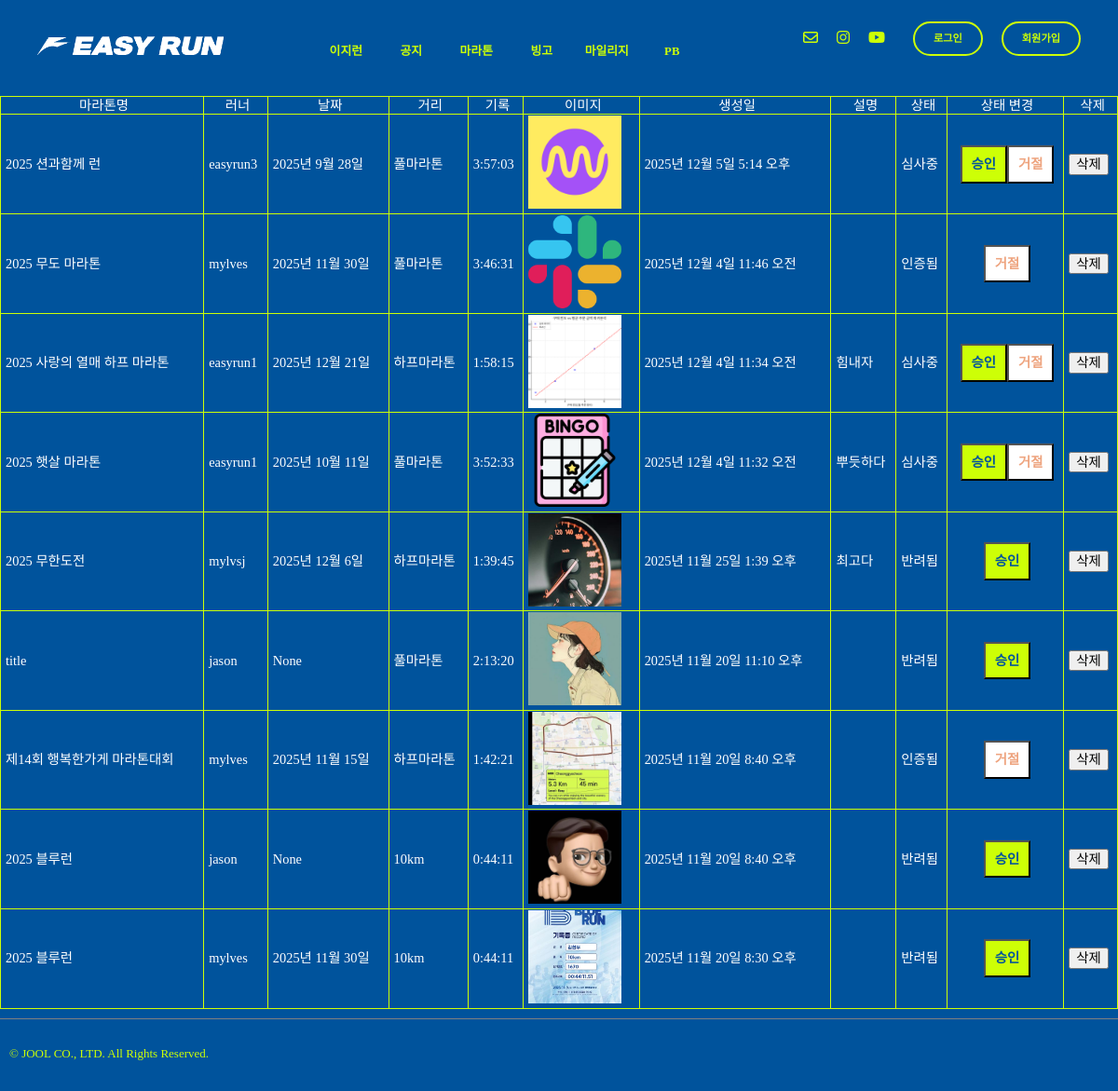
Screenshot of /runres/runPbCheck/ with the database file from the repository.
### record/models.py (models this page shows, shortened)
class PersonalRecord(models.Model):
    STATUS_CHOICES = [
        ('pending', '심사중'),
        ('verified', '인증됨'),
        ('rejected', '반려됨'),
    ]
    CATEGORY_CHOICES = [
        ('10K', '10km'),
        ('HM', '하프마라톤'),
        ('FM', '풀마라톤'),
    ]
    event_name = models.CharField(max_length=50)
    runner = models.ForeignKey(settings.AUTH_USER_MODEL,on_delete=models.CASCADE)
    category = models.CharField(max_length=5, choices=CATEGORY_CHOICES)
    date = models.DateField(blank=True, null=True)
    record = models.DurationField()  # 시간 기록
    status = models.CharField(
        max_length=10,
        choices=STATUS_CHOICES,
        default='pending'
    )
    evidence_url = ResizedImageField(size=[500,500], upload_to="record", blank=False)
    created_at = models.DateTimeField(auto_now_add=True)
    desc = models.TextField(blank=True)
    class Meta:
        constraints = [
            UniqueConstraint(fields=['runner', 'category'], name='unique_user_category')
        ]

### record/views.py (the view)
# urls.py: path('runPbCheck/', views.runPbCheck, name="runPbCheck"),
def runPbCheck(request):
    record = PersonalRecord.objects.order_by('-created_at')
    return render(request,"run_pb_check.html", {"record":record})

### templates/run_pb_check.html (shortened to what this page needs)
{% extends "base.html" %}
{% load static %}
{% block content %}
  <div class="space-h30"></div>
  <table class="record-check-table">
    <thead>
      <tr>
        <th>마라톤명</th>
        <th>러너</th>
        <th>날짜</th>
        <th>거리</th>
        <th>기록</th>
        <th>이미지</th>
        <th>생성일</th>
        <th>설명</th>
        <th>상태</th>
        <th>상태 변경</th>
        <th>삭제</th>
      </tr>
    </thead>
    {% for data in record %}
      <tbody>
        <tr>
          <td>{{ data.event_name }}</td>
          <td>{{ data.runner }}</td>
          <td>{{ data.date }}</td>
          <td>{{ data.get_category_display }}</td>
          <td>{{ data.record }}</td>
          <td>
            <a href="{{ data.evidence_url.url }}" target="_blank">
              <img src="/media/{{ data.evidence_url }}" alt="logo-top" height="100px" width="100px">
            </a>
          </td>
          <td>{{ data.created_at }}</td>
          <td>{{ data.desc }}</td>
          <td>{{ data.get_status_display }}</td>
          <td>
            {% if data.status == 'pending' %}
              <div class="flex-row-center">
                <form action="{% url 'runres:pbConfirm' data.id %}" method="post">
                  <button type="submit" class="yes-btn">승인</button>
                </form>
                <form action="{% url 'runres:pbReject' data.id %}" method="post">
                  <button type="submit" class="no-btn">거절</button>
                </form>
              </div>
            {% elif data.status == 'verified' %}
              <form action="{% url 'runres:pbReject' data.id %}" method="post">
                <div class="flex-row-center">
                  <button type="submit" class="no-btn">거절</button>
                </div>
              </form>
            {% else %}
              <form action="{% url 'runres:pbConfirm' data.id %}" method="post">
                <div class="flex-row-center">
                  <button type="submit" class="yes-btn">승인</button>
                </div>
              </form>
            {% endif %}
          </td>
          <td>
            <button onclick="openDeleteModal('{{ data.id }}')" class="btn-delete">
              삭제
            </button>
          </td>
        </tr>
      </tbody>
    {% endfor %}
  </table>
{% endblock content %}

### static/css/joolmag.css (style rules this page uses)
:root { --j-pink: #eea47f; --blue: #1e90ff; --white: #ffffff; --black: black; --jblue: #00539c; --jlightgreen: #cdff06; --kakaoyellow: #f7e600; --jdeepblue: #013563; }
* { font-family: "Escoredream"; font-weight: 300; }
a { text-decoration-line: none; color: var(--text-color); }
html { overflow-y: scroll; }
img { object-fit: cover; }
button { cursor: pointer; position: relative; }
.space-h30 { height: 30px; }
.flex-row-center { display: flex; width: 100%; justify-content: center; }
.mainbg { background-color: var(--jblue); margin: 0; padding: 0; overflow-y: auto; overflow-x: auto; }
.record-check-table { color: var(--white); font-size: 0.9rem; width: 100%; border: 1px solid var(--jlightgreen); border-collapse: collapse; }
th, td { border: 1px solid var(--jlightgreen); border-collapse: collapse; padding-left: 5px; }
.yes-btn { color: var(--jblue); background-color: var(--jlightgreen); font-weight: 700; padding: 10px 10px 10px 10px; }
.no-btn { color: var(--j-pink); background-color: var(--white); font-weight: 700; padding: 10px 10px 10px 10px; }

### static/css/article.css (style rules this page uses)
:root { --j-pink: #eea47f; --blue: #1e90ff; --white: #ffffff; --black: black; --jblue: #00539c; --jlightgreen: #cdff06; --kakaoyellow: #f7e600; --jdeepblue: #013563; }
* { font-family: "Escoredream"; font-weight: 300; }
html { overflow-y: scroll; }
.mainbg { background-color: var(--jblue); margin: 0; padding: 0; overflow-y: auto; overflow-x: auto; }

### rows the page displays
PersonalRecord: event_name "2025 션과함께 런", runner "easyrun3", date "2025년 9월 28일", category "풀마라톤", record "3:57:03", evidence_url (picture), created_at "2025년 12월 5일 5:14 오후", status "심사중", shows "승인"
PersonalRecord: event_name "2025 무도 마라톤", runner "mylves", date "2025년 11월 30일", category "풀마라톤", record "3:46:31", evidence_url (picture), created_at "2025년 12월 4일 11:46 오전", status "인증됨", shows "거절"
PersonalRecord: event_name "2025 사랑의 열매 하프 마라톤", runner "easyrun1", date "2025년 12월 21일", category "하프마라톤", record "1:58:15", evidence_url (picture), created_at "2025년 12월 4일 11:34 오전", desc "힘내자", status "심사중", shows "승인"
PersonalRecord: event_name "2025 햇살 마라톤", runner "easyrun1", date "2025년 10월 11일", category "풀마라톤", record "3:52:33", evidence_url (picture), created_at "2025년 12월 4일 11:32 오전", desc "뿌듯하다", status "심사중", shows "승인"
PersonalRecord: event_name "2025 무한도전", runner "mylvsj", date "2025년 12월 6일", category "하프마라톤", record "1:39:45", evidence_url (picture), created_at "2025년 11월 25일 1:39 오후", desc "최고다", status "반려됨", shows "승인"
PersonalRecord: event_name "title", runner "jason", date "None", category "풀마라톤", record "2:13:20", evidence_url (picture), created_at "2025년 11월 20일 11:10 오후", status "반려됨", shows "승인"
PersonalRecord: event_name "제14회 행복한가게 마라톤대회", runner "mylves", date "2025년 11월 15일", category "하프마라톤", record "1:42:21", evidence_url (picture), created_at "2025년 11월 20일 8:40 오후", status "인증됨", shows "거절"
PersonalRecord: event_name "2025 블루런", runner "jason", date "None", category "10km", record "0:44:11", evidence_url (picture), created_at "2025년 11월 20일 8:40 오후", status "반려됨", shows "승인"
PersonalRecord: event_name "2025 블루런", runner "mylves", date "2025년 11월 30일", category "10km", record "0:44:11", evidence_url (picture), created_at "2025년 11월 20일 8:30 오후", status "반려됨", shows "승인"
